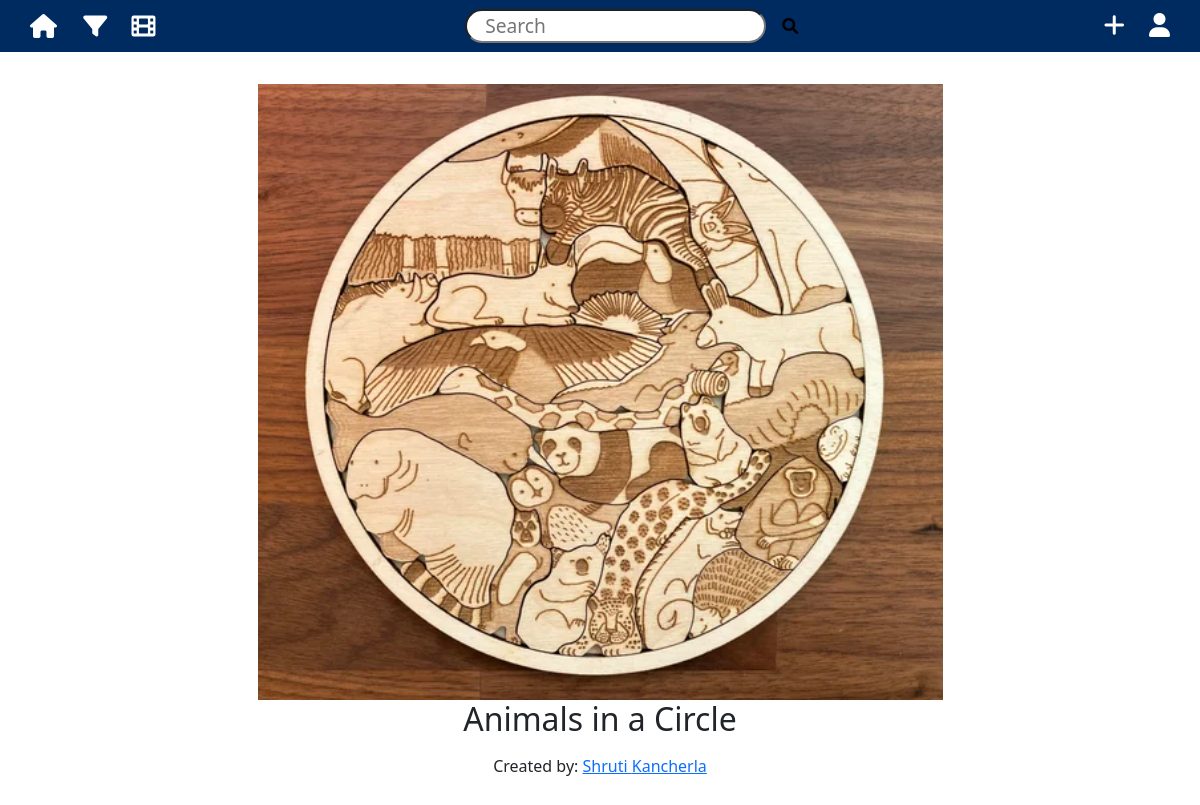
The app's page /creation/1 with its own data.
### models.py (models this page shows, shortened)
class Creation(db.Model):
    __tablename__ = 'creation'  # Explicitly specify table name
    id = db.Column(db.Integer, primary_key=True)  # Primary key
    name = db.Column(db.String(200), nullable=False)  # Name/title of the creation
    student_id = db.Column(db.Integer, db.ForeignKey('users.id'))  # Foreign key to users table
    creation_date = db.Column(db.DateTime, default=datetime.utcnow)  # Timestamp of creation
    photo_path = db.Column(db.String(200))  # Path to photo file of the creation
    video_path = db.Column(db.String(200))  # Path to video file of the creation
    caption = db.Column(db.Text)  # Description or caption of the creation
    user = db.relationship('User', back_populates='creations')
    tools = db.relationship('Tool', secondary=creations_tools, back_populates='creations')

class User(db.Model, UserMixin):
    __tablename__ = 'users'  # Explicitly specify table name
    id = db.Column(db.Integer, primary_key=True)  # Primary key
    first_name = db.Column(db.String(150), nullable=False)  # User's first name
    last_name = db.Column(db.String(150), nullable=False)  # User's last name
    email = db.Column(db.String(150), unique=True, nullable=False)  # User's email address
    gradyear = db.Column(db.Integer)  # Graduation year
    bio = db.Column(db.Text, default='')
    settings_id = db.Column(db.Integer, db.ForeignKey('settings.id'))  # Foreign key to settings table
    pfp_path = db.Column(db.String(200))  # Path to profile picture file
    pronouns = db.Column(db.String(50))  # User's preferred pronouns
    is_admin = db.Column(db.Boolean, default=False)  # Admin status flag
    settings = db.relationship('Settings', back_populates='user', uselist=False)
    creations = db.relationship('Creation', back_populates='user')

### app.py (the view)
@app.route("/creation/<int:creation_id>")
def show_creation(creation_id):
    creation = Creation.query.get_or_404(creation_id)  # Get the creation by ID
    creator = creation.user  # This gives you the associated User (creator)
    if creator is None:
        flash('Creator not found.', 'error')
        return redirect(url_for('index'))  # Or handle this case accordingly
    return render_template("full_screen_creation.html", creation=creation, creator=creator)

### app.py (called while the page is built)
@app.context_processor
def inject_tools():
    tools = Tool.query.all()
    return dict(tools=tools)

### templates/full_screen_creation.html (shortened to what this page needs)
{% extends "base.html" %}
{% block content %}
<div class="container text-center">
    <img src="{{ creation.photo_path }}" class="img-fluid" alt="{{ creation.name }}">
    <h2>{{ creation.name }}</h2>
    <p>Created by: <a href="{{ url_for('user_profile', user_id=creator.id) }}"> {{ creator.first_name }} {{ creator.last_name }}</a></p>
</div>
{% endblock %}

### static/style.css (style rules this page uses)
body { font-family: Arial, sans-serif; margin: 0; padding: 0; }
.container { width: 90%; margin: 2em auto; }
h1, h2 { color: #2c3e50; }

### records on screen
Creation: name "Animals in a Circle"
User: first_name "Shruti", last_name "Kancherla"
